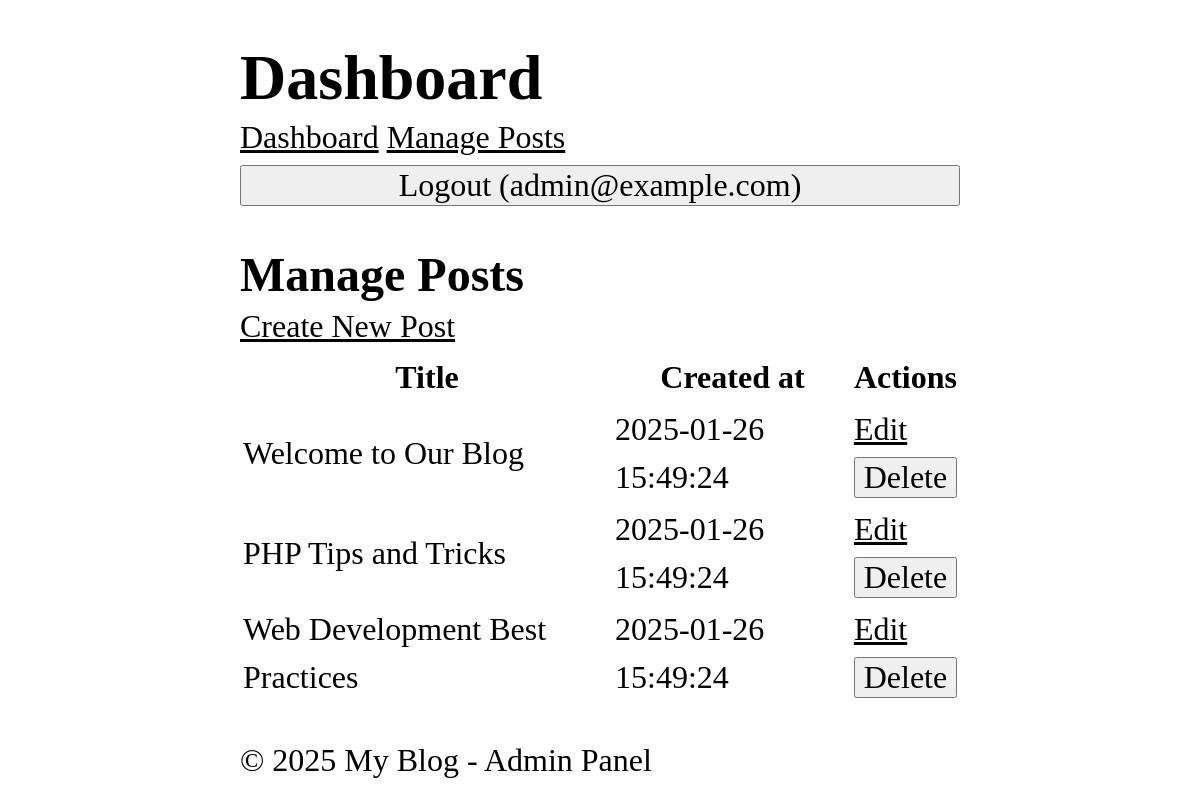
The page /admin/posts (signed in) on the database as committed earlier.
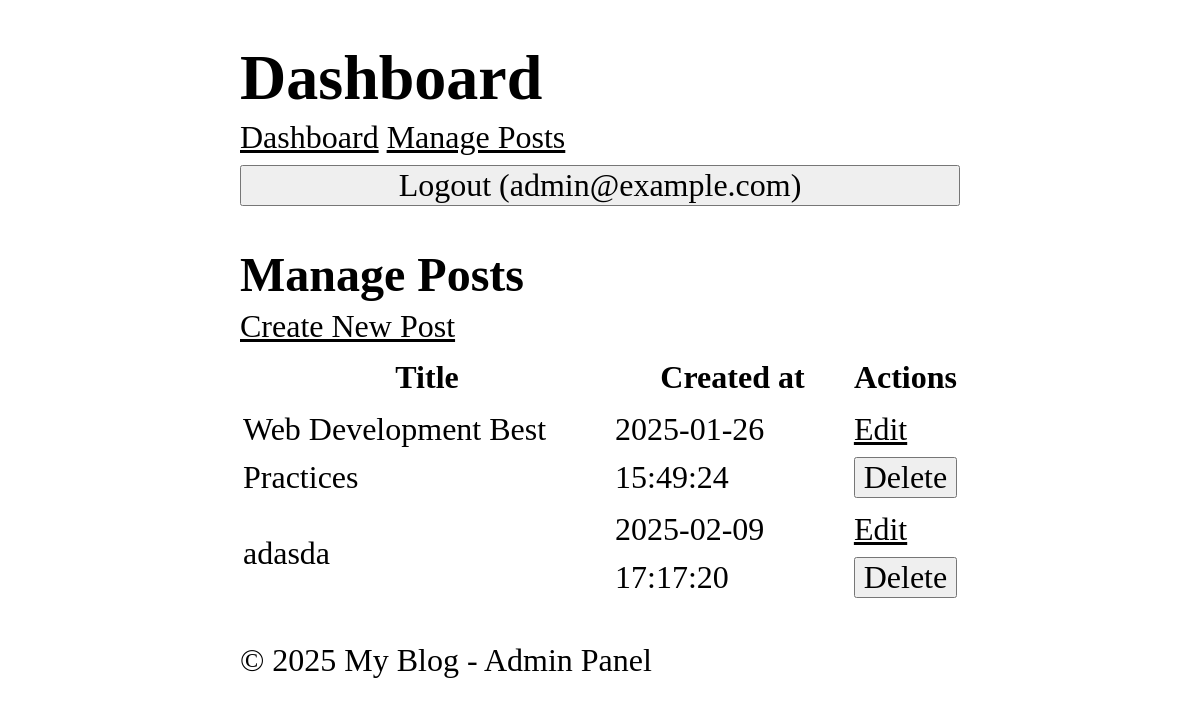
The same page on the database as committed later.
### tables this page shows
CREATE TABLE posts (
  id INTEGER PRIMARY KEY AUTOINCREMENT,
  title TEXT NOT NULL,
  content TEXT NOT NULL,
  views INTEGER DEFAULT 0,
  user_id INTEGER NOT NULL,
  created_at DATETIME DEFAULT CURRENT_TIMESTAMP,
  FOREIGN KEY (user_id) REFERENCES users (id)
);

### core/View.php (called while the page is built, shortened)
<?php
class View
{
  protected static $globals = [];
  public static function share(string $key, mixed $value): void
  {
    static::$globals[$key] = $value;
  }
  public static function render(string $template, array $data = [], string $layout = null): string
  {
    $data = [...static::$globals, ...$data];
    $content = static::renderTemplate(
      $template,
      $data
    );
    return static::renderLayout($layout, $data, $content);
  }
  protected static function renderTemplate(string $template, array $data): string
  {
    extract($data);
    $path = dirname(__DIR__) . "/app/Views/$template.php";
    require $path;
    return ob_get_clean();
  }
  protected static function renderLayout(?string $template, array $data, string $content): string
  {
    return ob_get_clean();
  }
}

### app/Controllers/Admin/PostController.php (called while the page is built, shortened)
<?php
class PostController
{
  public function index()
  {
    return View::render(
      template: 'admin/post/index',
      layout: 'layouts/admin',
      data: ['posts' => Post::all()]
    );
  }
}

### core/Router.php (called while the page is built, shortened)
<?php
class Router
{
  protected array $routes = [];
  protected array $globalMiddleware = [];
  protected array $routeMiddleware = [];
  public function add(string $method, string $uri, string $controller, array $middlewares = []): void
  {
    $this->routes[] = [
      'method' => $method,
      'uri' => $uri,
      'controller' => $controller,
      'middlewares' => $middlewares
    ];
  }
  public function addGlobalMiddleware(string $middleware): void
  {
    $this->globalMiddleware[] = $middleware;
  }
  public function addRouteMiddleware(string $name, string $middleware): void
  {
    $this->routeMiddleware[$name] = $middleware;
  }
  public function dispatch(string $uri, string $method): string
  {
    $route = $this->findRoute($uri, $method);
    $middlewares = [
      ...$this->globalMiddleware,
      ...array_map(
        fn($name) => $this->routeMiddleware[$name],
        $route['middlewares']
      )
    ];
    return $this->runMiddleware(
      $middlewares,
      function () use ($route) {
        [$controller, $action] = explode('@', $route['controller']);
        return $this->callAction($controller, $action, $route['params']);
      }
    );
  }
  protected function runMiddleware(array $middlewares, callable $target): mixed
  {
    $next = $target;
    foreach (array_reverse($middlewares) as $middleware) {
      $next = function () use ($middleware, $next) {
        error_log("Middleware: running $middleware");
        return (new $middleware)->handle($next);
      };
    }
    return $next();
  }
  protected function findRoute(string $uri, string $method): ?array
  {
    foreach ($this->routes as $route) {
      $params = $this->matchRoute($route['uri'], $uri);
      if ($params !== null && $route['method'] === $method) {
        return [...$route, 'params' => $params];
      }
    }
    return null;
  }
  protected function matchRoute(string $routeUri, string $requestUri): ?array
  {
    $routeSegments = explode('/', trim($routeUri, '/'));
    $requestSegments = explode('/', trim($requestUri, '/'));
    if (count($routeSegments) !== count($requestSegments)) {
      return null;
    }
    $params = [];
    foreach ($routeSegments as $index => $routeSegment) {
      if (str_starts_with($routeSegment, '{') && str_ends_with($routeSegment, '}')) {
        $params[trim($routeSegment, '{}')] = $requestSegments[$index];
      } elseif ($routeSegment !== $requestSegments[$index]) {
        return null;
      }
    }
    return $params;
  }
  protected function callAction(string $controller, string $action, array $params): string
  {
    return (new $controllerClass)->$action(...$params);
  }
}

### app/Middlewares/Auth.php (called while the page is built, shortened)
<?php
class Auth implements Middleware
{
  public function handle(callable $next)
  {
    return $next();
  }
}

### app/Middlewares/CSRF.php (called while the page is built, shortened)
<?php
class CSRF implements Middleware
{
  public function handle(callable $next)
  {
    return $next();
  }
}

### app/Middlewares/View.php (called while the page is built, shortened)
<?php
class View implements Middleware
{
  public function handle(callable $next)
  {
    return $next();
  }
}

### core/Database.php (called while the page is built, shortened)
<?php
class Database
{
  protected $pdo;
  public function __construct(array $config)
  {
    try {
      $dsn = $this->createDsn($config);
      $username = $config['username'] ?? null;
      $password = $config['password'] ?? null;
      $options = $config['options'] ?? null;
      $this->pdo = new PDO($dsn, $username, $password, $options);
      $this->pdo->setAttribute(PDO::ATTR_ERRMODE, PDO::ERRMODE_EXCEPTION);
    } catch (PDOException $e) {
      throw new Exception("Could not connect to the database");
    }
  }
  protected function createDsn(array $config): string
  {
    $driver = $config['driver'];
    $dbname = $config['dbname'];
    return match ($driver) {
      'sqlite' => "sqlite:$dbname",
      default => throw new Exception("Unsupported database driver: $driver")
    };
  }
  public function query(string $sql, array $params = []): PDOStatement
  {
    $stmt = $this->pdo->prepare($sql);
    $stmt->execute($params);
    return $stmt;
  }
  public function fetchAll(string $sql, array $params = [], ?string $className = null): array
  {
    $stmt = $this->query($sql, $params);
    if ($className) {
      $results = $stmt->fetchAll(PDO::FETCH_ASSOC);
      return array_map(function ($row) use ($className) {
        $object = new $className();
        foreach ($row as $key => $value) {
          if (property_exists($object, $key)) {
            $object->$key = $value;
          }
        }
        return $object;
      }, $results);
    }
    return $stmt->fetchAll(PDO::FETCH_ASSOC);
  }
}

### core/Model.php (called while the page is built, shortened)
<?php
abstract class Model
{
  protected static string $table;
  public static function all(): array
  {
    $db = App::get('database');
    return $db->fetchAll("SELECT * FROM " . static::$table, [], static::class);
  }
}

### app/Views/admin/post/index.php (the view, shortened to what the changed rows need)
<h2>Manage Posts</h2>
<table>
  <thead>
    <tr>
      <th>Title</th>
      <th>Created at</th>
      <th>Actions</th>
    </tr>
  </thead>
  <tbody>
    <?php foreach ($posts as $post): ?>
      <tr>
        <td><?= htmlspecialchars($post->title) ?></td>
        <td><?= $post->created_at ?></td>
        <td>
          <a href="/admin/posts/<?= $post->id ?>/edit">Edit</a>
          <form action="/admin/posts/<?= $post->id ?>/delete" method="POST">
            <button type="submit" onclick="return confirm('Are you sure?')">Delete</button>
          </form>
        </td>
      </tr>
    <?php endforeach ?>
  </tbody>
</table>

Rows that differ between the two databases and show on the page:
removed posts: title "Welcome to Our Blog", created_at "2025-01-26 15:49:24"
removed posts: title "PHP Tips and Tricks", created_at "2025-01-26 15:49:24"
added posts: title "adasda", created_at "2025-02-09 17:17:20"
